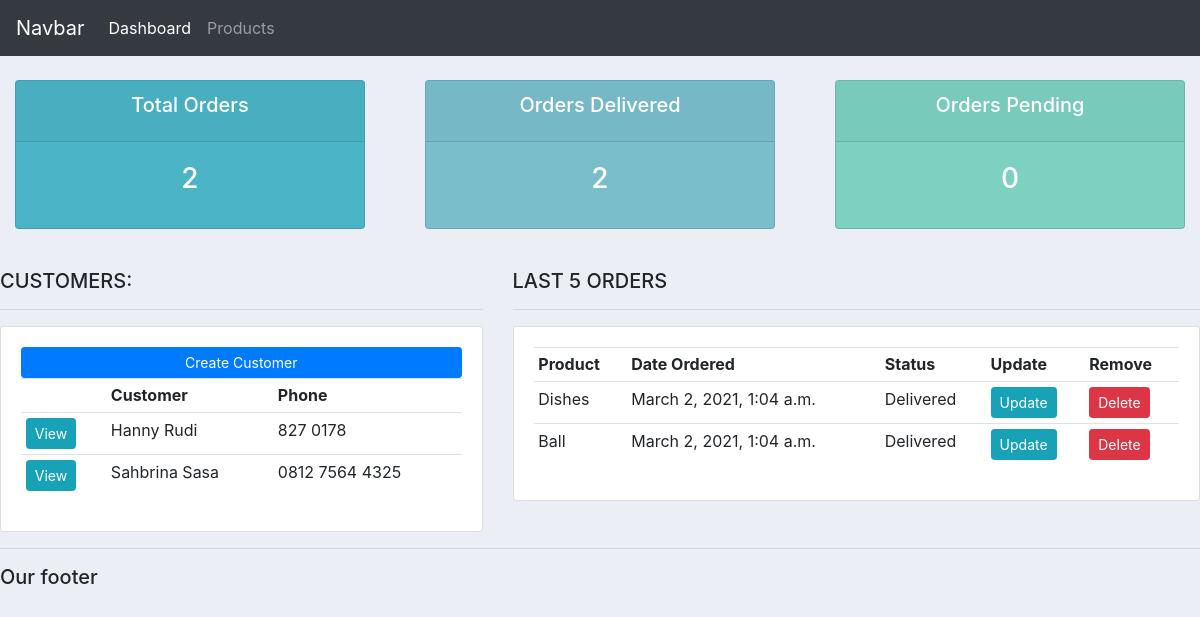
The page / on the database its author committed.
### accounts/models.py (models this page shows, shortened)
class Customer(models.Model):
    name = models.CharField(max_length=200, null=True)
    phone = models.CharField(max_length=200, null=True)
    email = models.CharField(max_length=200, null=True)
    date_created = models.DateTimeField(auto_now_add=True, null=True)

class Order(models.Model):
    STATUS= (
        ('Pending','Pending'),
             ('Out for delivery','Out for delivery'),
             ('Delivered','Delivered'),
             )
    customer = models.ForeignKey(Customer, null=True, on_delete=models.SET_NULL)
    product =  models.ForeignKey(Product, null=True, on_delete=models.SET_NULL)
    date_created = models.DateTimeField(auto_now_add=True, null=True)
    status = models.CharField(max_length=200, null=True,choices=STATUS)
    note = models.CharField(max_length=1000,null=True)

class Product(models.Model):
    CATEGORY= (
        ('Indoor','Indoor'),
        ('Out Door','Out Door'),
    )
    name = models.CharField(max_length=200, null=True)
    price = models.FloatField(null=True)
    category =models.CharField(max_length=200, null=True,choices=CATEGORY)
    description =models.CharField(max_length=200, null=True)
    date_created = models.DateTimeField(auto_now_add=True, null=True)
    tags = models.ManyToManyField(Tag)
    def __str__(self):
        return self.name

### accounts/views.py (the view)
# urls.py: path('',views.home,name='home'),
def home(request):
    orders = Order.objects.all()
    customers = Customer.objects.all()
    total_customers =customers.count()
    total_orders = orders.count()
    delivered = orders.filter(status='Delivered').count()
    pending = orders.filter(status='Pending').count()
    context = {'orders':orders,'customers':customers, 'delivered':delivered,'pending':pending,'total_customers':
    total_customers,'total_orders':total_orders}
    return render(request,'accounts/dashboard.html',context)

### accounts/templates/accounts/dashboard.html
{% extends 'accounts/main.html'%}
{%block content%}
{% include 'accounts/status.html' %}
<br>
<div class="row">
	<div class="col-md-5">
		<h5>CUSTOMERS:</h5>
		<hr>
		<div class="card card-body">
			<a class="btn btn-primary  btn-sm btn-block" href="">Create Customer</a>
			<table class="table table-sm">
				<tr>
					<th></th>
					<th>Customer</th>
					<th>Phone</th>
				</tr>
				{% for customer in customers %}
						<tr>
							<td><a class="btn btn-sm btn-info" href="{% url 'customer' customer.id %}">View</a>	</td>
							<td>{{customer.name}}</td>
							<td>{{customer.phone}}</td>
						</tr>
				{% endfor%}
			</table>
		</div>
	</div>
	<div class="col-md-7">
		<h5>LAST 5 ORDERS</h5>
		<hr>
		<div class="card card-body">
			<table class="table table-sm">
				<tr>
					<th>Product</th>
					<th>Date Ordered</th>
					<th>Status</th>
					<th>Update</th>
					<th>Remove</th>
				</tr>
					{% for order in orders %}
						<tr>
							<td>{{order.product}}</td>
							<td>{{order.date_created}}</td>
							<td>{{order.status}}</td>
							<td><a class="btn btn-sm btn-info" href="{%url 'update_order' order.id%}">Update</a></td>
							<td><a class="btn btn-sm btn-danger" href="{%url 'delete_order' order.id%}">Delete</a></td>
						</tr>
				   {% endfor%}
			</table>
		</div>
	</div>
</div>
{%endblock%}

### accounts/templates/accounts/main.html (shortened to what this page needs)
<!DOCTYPE html>
<html lang="en">
<head>
    <link rel="stylesheet" href="https://stackpath.bootstrapcdn.com/bootstrap/4.5.2/css/bootstrap.min.css">
</head>
<body>
{% include 'accounts/navbar.html' %}
 {%block content%}
 {%endblock%}
 <hr>
<h5>Our footer</h5>
</body>
</html>

### accounts/templates/accounts/navbar.html (shortened to what this page needs)
<nav class="navbar navbar-expand-lg navbar-dark bg-dark">
  <a class="navbar-brand" href="#">Navbar</a>
  <div class="collapse navbar-collapse" id="navbarNav">
    <ul class="navbar-nav">
      <li class="nav-item active">
        <a class="nav-link" href="{% url 'home' %}">Dashboard</a>
      </li>
      <li class="nav-item">
        <a class="nav-link" href="{% url 'products' %}">Products</a>
      </li>
    </ul>
  </div>
</nav>

### accounts/templates/accounts/status.html
<br>
<div class="row">
	<div class="col">
		<div class="col-md">
			<div class="card text-center text-white  mb-3" id="total-orders">
			  	<div class="card-header">
			  		<h5 class="card-title">Total Orders</h5>
			  	</div>
			  	<div class="card-body">
			    	<h3 class="card-title">{{total_orders}}</h3>
			  	</div>
			</div>
		</div>
	</div>
	<div class="col">
		<div class="col-md">
			<div class="card text-center text-white  mb-3" id="orders-delivered">
			  	<div class="card-header">
			  		<h5 class="card-title">Orders Delivered</h5>
			  	</div>
			  	<div class="card-body">
			    	<h3 class="card-title">{{delivered}}</h3>
			  	</div>
			</div>
		</div>
	</div>
	<div class="col">
		<div class="col-md">
			<div class="card text-center text-white  mb-3" id="orders-pending">
			  	<div class="card-header">
			  		<h5 class="card-title">Orders Pending</h5>
			  	</div>
			  	<div class="card-body">
			    	<h3 class="card-title">{{pending}}</h3>
			  	</div>
			</div>
		</div>
	</div>
</div>

### accounts/templates/accounts/main.html (style rules this page uses)
body { background-color: #ebeff5; }
#total-orders { background-color: #4cb4c7; }
#orders-delivered { background-color: #7abecc; }
#orders-pending { background-color: #7CD1C0; }

### rows shown on the page
Customer: name "Hanny Rudi", phone "827 0178"
Customer: name "Sahbrina Sasa", phone "0812 7564 4325"
Order: product "Dishes", date_created "March 2, 2021, 1:04 a.m.", status "Delivered"
Order: product "Ball", date_created "March 2, 2021, 1:04 a.m.", status "Delivered"

### other values the page prints
{{ total_orders }} "2"
{{ delivered }} "2"
{{ pending }} "0"
